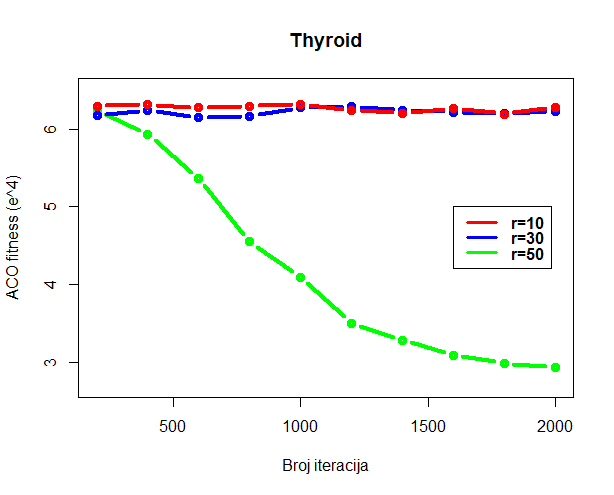

Reproduce this figure in R.
#mi=200,400,600,800, 1000, 1200, 1400, 1600, 1800, 2000, 2200, 2400
#r=10
x <- c(200,400,600,800, 1000, 1200, 1400, 1600, 1800, 2000)
y1 <- c(6.3, 6.3167, 6.28, 6.297, 6.324, 6.245, 6.209, 6.272, 6.196, 6.282)

#r=30
y2 <- c(6.178, 6.247, 6.15, 6.163, 6.283, 6.288, 6.248, 6.22, 6.201, 6.2305)

#r=50
y3 <- c(6.238, 5.93, 5.367, 4.549, 4.09, 3.5, 3.28, 3.09, 2.98, 2.93)

plot(x, y3, xlab="Broj iteracija", ylab="ACO fitness (e^4)", type = "b", col = "green", ylim=c(2.7, 6.5), lwd = 4, main="Thyroid")
lines(x, y2, col="blue", lwd = 4, type = "b")
lines(x, y1, col="red", lwd = 4, type = "b")
legend(1600, 5, legend=c("r=10", "r=30", "r=50"), col=c("red", "blue", "green"),lty=1,  cex=1, text.font=2, lwd=3)
